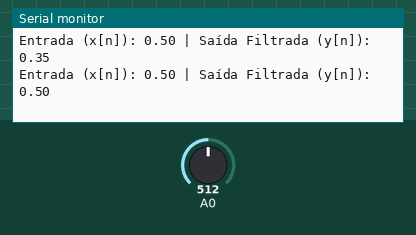
Simulated run of this sketch. Board: Arduino Uno, built with avr-gcc and run on an emulated ATmega328P. Parts: the last lines printed to the serial monitor. The inputs (shaded band) are chosen by the test bench; at power-on: A0 = 512.

Above: at 1.2 s.
1.3 s: A0 set to 716
At 1.31 s:
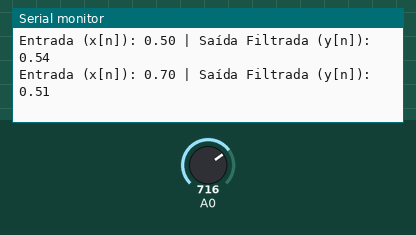
2.8 s: A0 set to 900
At 2.81 s:
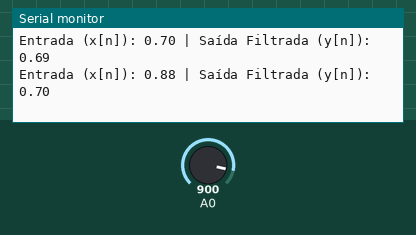
Timing chart, 0 to 5.8 s (numbered marks = the images above; inputs shaded):
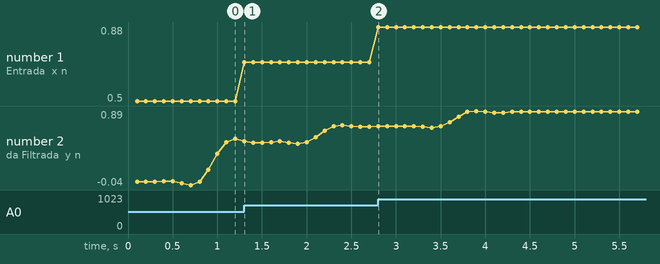

Measured:
- after the input at 1.3 s, the serial monitor: prints a new line at once (image 1)
- after the input at 2.8 s, the serial monitor: prints a new line at once (image 2)
- plotted number 1: 0.5 → 0.7 after the input at 1.3 s, 0.7 → 0.88 after the input at 2.8 s
- plotted number 2: 0.54 → 0.69 after the input at 1.3 s, 0.69 → 0.88 after the input at 2.8 s

The sketch:

PassaBaixa.ino
```cpp
//Fs = 10Hz, Fc = 2Hz, Ordem N=18 (19 Coeficientes/Taps)
const int N_ORDER = 18;
const int NUM_COEFFICIENTS = N_ORDER + 1;
const long INTERVALO_MS = 100; // 1/10Hz = 0.1s = 100ms

// Coeficientes h[n] (Banda Passante de 0Hz a 2Hz)
float h[NUM_COEFFICIENTS] = {
    -0.00290, -0.00317,  0.00611,  0.01792,  0.00000,
    -0.04941, -0.04937,  0.08448,  0.29519,  0.40000,
     0.29519,  0.08448, -0.04937, -0.04941,  0.00000,
     0.01792,  0.00611, -0.00317, -0.00290
};

// Array para armazenar as 19 amostras de entrada anteriores (x[n] a x[n-18])
float x_delay[NUM_COEFFICIENTS] = {0.0};

// Variáveis de tempo
unsigned long previousMillis = 0;

//Equação de diferenças
float apply_fir_filter(float new_sample) {
    // 1. Desloca o buffer: x[n-1] -> x[n-2], etc.
    for (int i = NUM_COEFFICIENTS - 1; i > 0; i--) {
        x_delay[i] = x_delay[i - 1];
    }

    // 2. Armazena a nova amostra em x[n] (x_delay[0])
    x_delay[0] = new_sample;

    // 3. Convolução: y[n] = SOMA ( h[k] * x[n-k] )
    float y_n = 0.0;
    for (int k = 0; k < NUM_COEFFICIENTS; k++) {
        y_n += h[k] * x_delay[k];
    }

    return y_n;
}

void setup() {
    Serial.begin(9600);
}

void loop() {
    unsigned long currentMillis = millis();

    // Garante que a amostragem ocorra a 10Hz (a cada 100ms)
    if (currentMillis - previousMillis >= INTERVALO_MS) {
        previousMillis = currentMillis;

        // Leitura da entrada (A0) e normalização para float (0.0 a 1.0)
        int raw_adc = analogRead(A0);
        float x_n = (float)raw_adc / 1023.0;

        // Aplicação do filtro
        float y_n_filtrado = apply_fir_filter(x_n);

        // Saída serial para monitoramento
        Serial.print("Entrada (x[n]): ");
        Serial.print(x_n);
        Serial.print(" | Saída Filtrada (y[n]): ");
        Serial.println(y_n_filtrado);
    }
}
```
